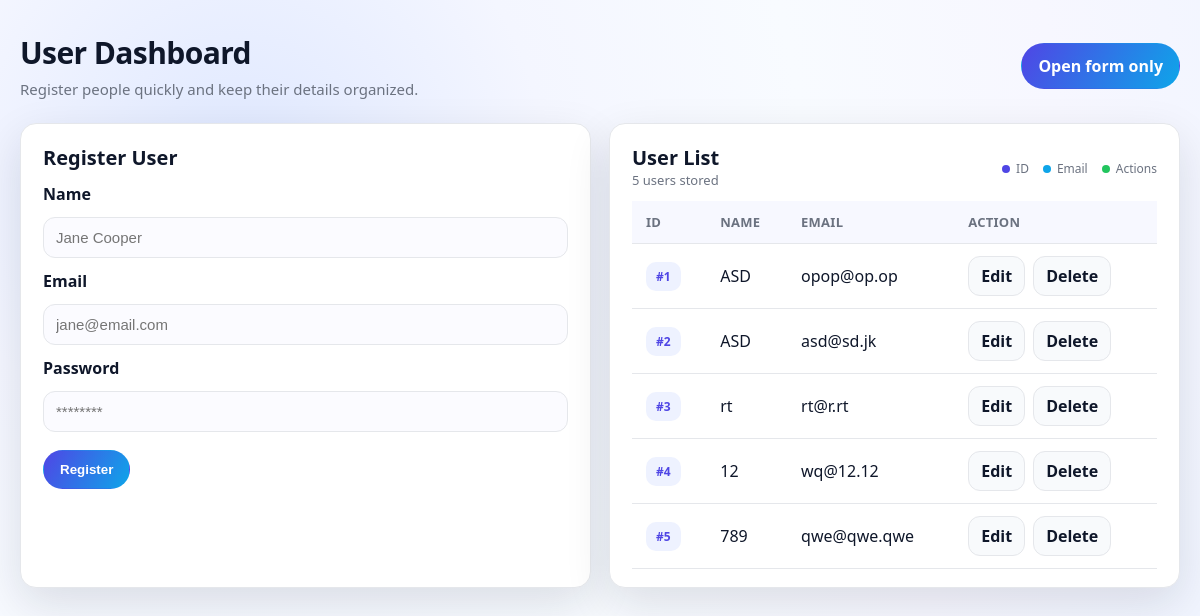
The app's page /MVC_CRUD/public/index.php with its own data.
### tables this page shows
CREATE TABLE `users` (
  `id` int(255) NOT NULL,
  `name` varchar(255) NOT NULL,
  `email` varchar(255) NOT NULL,
  `phone` varchar(255) NOT NULL,
  `password` varchar(255) NOT NULL,
  `image` varchar(255) NOT NULL
);

### MVC_CRUD/controllers/UserController.php (called while the page is built, shortened)
<?php
require "../models/User.php";
class UserController
{
    private $model;
    public function __construct($conn)
    {
        $this->model = new User($conn);
    }
    public function index()
    {
        $users = $this->model->getAllUsers();
        include "../views/users/index.php";
    }
}

### MVC_CRUD/models/User.php (called while the page is built, shortened)
<?php
class User
{
    private $conn;
    public function __construct($conn)
    {
        $this->conn = $conn;
    }
    public function getAllUsers()
    {
        $sql = "SELECT * FROM users";
        return mysqli_query($this->conn, $sql);
    }
}

### MVC_CRUD/views/users/index.php (the view, shortened to what this page needs)
<?php $userCount = mysqli_num_rows($users); ?>
<!DOCTYPE html>
<html lang="en">
<head>
    <link rel="stylesheet" href="assets/style.css">
</head>
<body>
    <div class="page">
        <div class="hero">
            <div class="hero-title">
                <h1>User Dashboard</h1>
                <p>Register people quickly and keep their details organized.</p>
            </div>
            <div class="cta-group">
                <a class="btn btn-primary" href="index.php?action=create">Open form only</a>
            </div>
        </div>
        <div class="grid">
            <div class="card" id="register">
                <h3>Register User</h3>
                <form class="form-grid" method="POST" action="index.php?action=store">
                    <label class="label" for="name">Name</label>
                    <input class="input" type="text" name="name" id="name" placeholder="Jane Cooper">
                    <label class="label" for="email">Email</label>
                    <input class="input" type="email" name="email" id="email" placeholder="jane@email.com">
                    <label class="label" for="password">Password</label>
                    <input class="input" type="password" name="password" id="password" placeholder="********">
                    <div style="display:flex; gap:10px; margin-top:6px;">
                        <button class="btn btn-primary" type="submit">Register</button>
                    </div>
                </form>
            </div>
            <div class="card table-card">
                <div class="table-header">
                    <div>
                        <h3 style="margin:0;">User List</h3>
                        <div class="table-meta">
                            <span><?php echo $userCount; ?> user<?php echo $userCount === 1 ? '' : 's'; ?> stored</span>
                        </div>
                    </div>
                    <div class="legend">
                        <span><span class="dot"></span>ID</span>
                        <span><span class="dot" style="background: #0ea5e9;"></span>Email</span>
                        <span><span class="dot" style="background: #22c55e;"></span>Actions</span>
                    </div>
                </div>
                <?php if ($userCount === 0) { ?>
                    <p class="helper">No users yet. Start by adding someone new.</p>
                <?php } else { ?>
                    <table>
                        <thead>
                            <tr>
                                <th>ID</th>
                                <th>Name</th>
                                <th>Email</th>
                                <th>Action</th>
                            </tr>
                        </thead>
                        <tbody>
                            <?php while ($row = mysqli_fetch_assoc($users)) { ?>
                                <tr>
                                    <td><span class="badge">#<?php echo $row['id']; ?></span></td>
                                    <td><?php echo $row['name']; ?></td>
                                    <td><?php echo $row['email']; ?></td>
                                    <td>
                                        <span class="actions">
                                            <a href="index.php?action=edit&id=<?php echo $row['id']; ?>">Edit</a>
                                            <a href="index.php?action=delete&id=<?php echo $row['id']; ?>">Delete</a>
                                        </span>
                                    </td>
                                </tr>
                            <?php } ?>
                        </tbody>
                    </table>
                <?php } ?>
            </div>
        </div>
    </div>
</body>
</html>

### MVC_CRUD/public/assets/style.css (style rules this page uses)
* { box-sizing: border-box; }
body { margin: 0; min-height: 100vh; font-family: var(--font-display); background: var(--bg-gradient); color: var(--text); }
a { color: var(--accent); text-decoration: none; font-weight: 600; }
.page { max-width: 1200px; margin: 32px auto 48px; padding: 0 20px; }
.hero { display: flex; justify-content: space-between; align-items: center; gap: 16px; margin-bottom: 24px; }
.hero-title { display: flex; flex-direction: column; gap: 6px; }
.hero-title h1 { margin: 0; font-size: 30px; letter-spacing: -0.02em; }
.hero-title p { margin: 0; color: var(--muted); font-size: 15px; }
.hero .cta-group { display: flex; gap: 10px; }
.btn { display: inline-flex; align-items: center; justify-content: center; gap: 8px; padding: 11px 16px; border-radius: 999px; border: 1px solid transparent; font-weight: 600; cursor: pointer; transition: transform 150ms ease, box-shadow 150ms ease, background 150ms ease; }
.btn-primary { background: linear-gradient(120deg, var(--accent), var(--accent-2)); color: #fff; }
.grid { display: grid; grid-template-columns: repeat(auto-fit, minmax(320px, 1fr)); gap: 18px; }
.card { background: var(--card-bg); border: 1px solid var(--border); border-radius: var(--radius); padding: 20px 22px 18px; box-shadow: var(--shadow); }
.card h3 { margin: 0 0 12px 0; font-size: 20px; }
.form-grid { display: grid; gap: 12px; }
.label { font-weight: 600; color: var(--text); }
.input { width: 100%; padding: 11px 12px; border-radius: 12px; border: 1px solid var(--border); background: #fbfbff; font-size: 15px; transition: border-color 120ms ease, box-shadow 120ms ease; }
.table-card { overflow: hidden; }
.table-header { display: flex; align-items: center; justify-content: space-between; gap: 12px; margin-bottom: 12px; }
.table-meta { display: flex; align-items: center; gap: 10px; color: var(--muted); font-size: 13px; }
.legend { display: flex; gap: 14px; align-items: center; color: var(--muted); font-size: 12px; margin: 10px 0 6px; }
.legend span { display: inline-flex; align-items: center; gap: 6px; }
.dot { width: 8px; height: 8px; border-radius: 50%; background: var(--accent); display: inline-block; }
table { width: 100%; border-collapse: collapse; min-width: 500px; }
thead { background: #f7f8ff; }
th, td { padding: 12px 14px; text-align: left; border-bottom: 1px solid var(--border); }
th { font-size: 13px; letter-spacing: 0.02em; color: var(--muted); text-transform: uppercase; }
.badge { display: inline-block; padding: 6px 10px; border-radius: 10px; background: #eef2ff; color: var(--accent); font-weight: 600; font-size: 12px; }
.actions { display: inline-flex; gap: 8px; }
.actions a { padding: 8px 12px; border-radius: 12px; border: 1px solid var(--border); color: var(--text); background: #f8fafc; font-weight: 600; }

### records on screen
users: id "1", name "ASD", email "opop@op.op"
users: id "2", name "ASD", email "asd@sd.jk"
users: id "3", name "rt", email "rt@r.rt"
users: id "4", name "12", email "wq@12.12"
users: id "5", name "789", email "qwe@qwe.qwe"

### other values on screen
$userCount "5"
